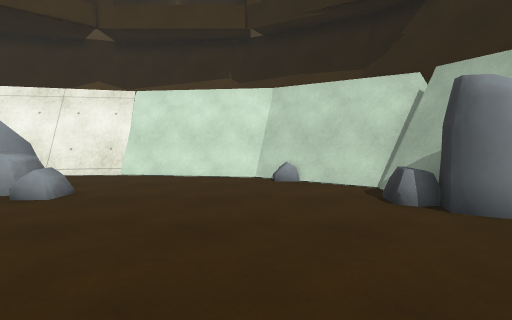
View 1 (above)

12 first-person views from a walk through a scene from a Unity 3-D project. The camera is 1.2 m above the floor, tilts 4° down and sees 80° across. The floor is counted in squares, 1 m on a side. Each view is taken from the middle of a square. On the plan, view 1 faces up. The plan holds only what a view shows up to about 13 squares ahead; the rest is blank. The place goes on beyond the plan. The player is left out. Some animated figures are not drawn. Some surface patterns are stand-ins.

View 2
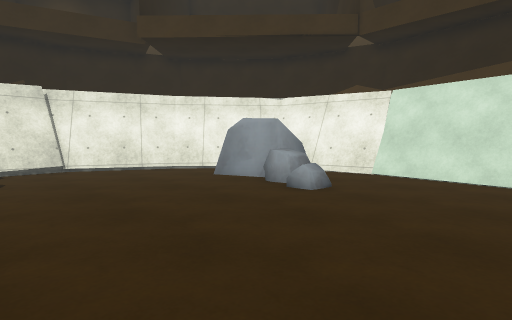

View 3
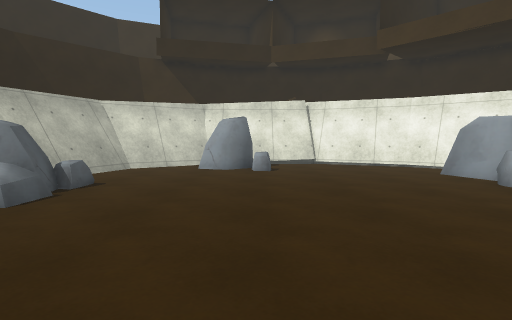

View 4
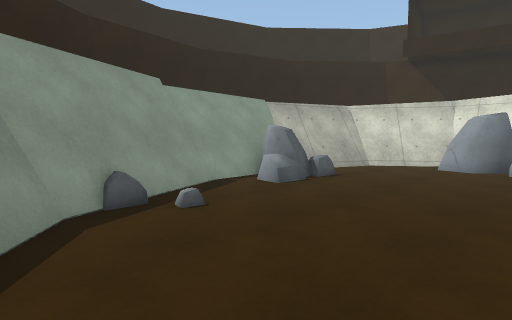

View 5
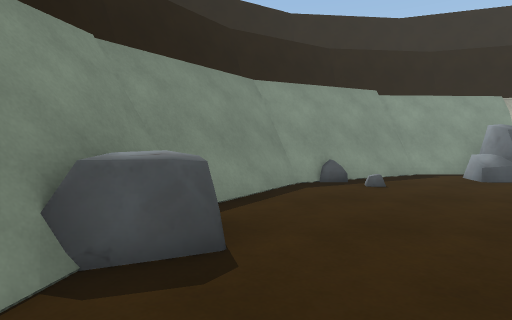

View 6
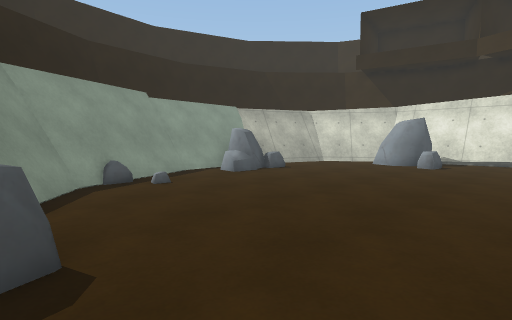

View 7
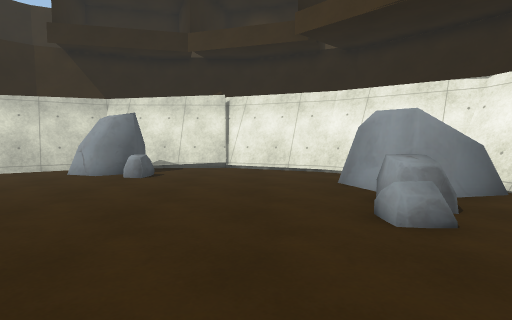

View 8
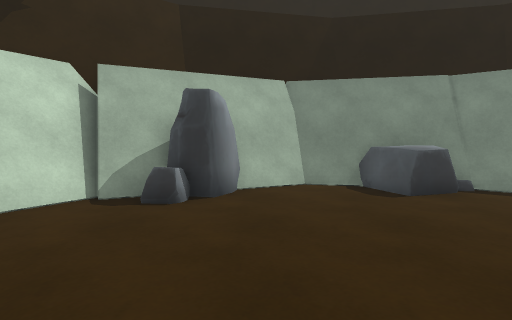

View 9
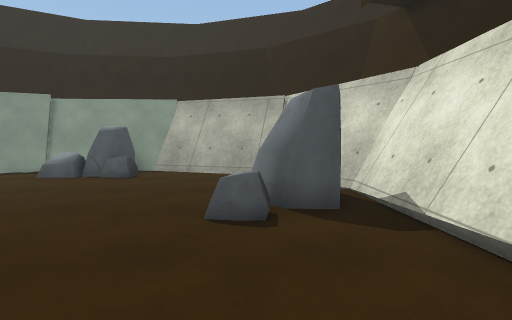

View 10
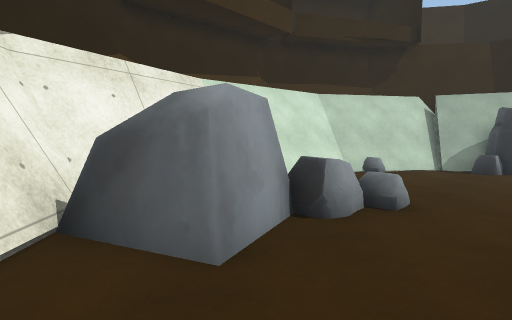

View 11
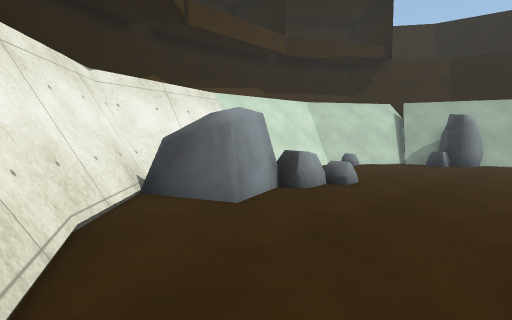

View 12
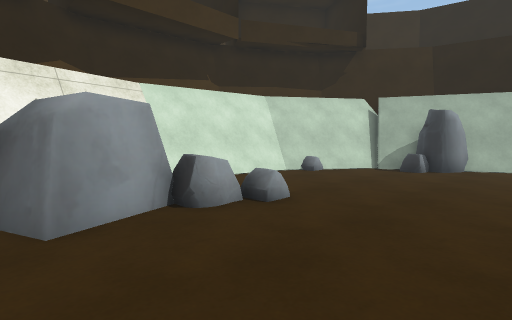

### Floor plan
Points are (right, up) in squares from view 1. A wall is a line through its corners. A room is listed if a view was taken in it or the views show most of it. See-through windows are left out.
Room 1 (views 1, 2, 3, 4, 5, 6, 7, 8, 9, 10, 11, 12)
walls: (-11.3, 6.7) (-13.1, 2.6) (-13, -2.4) (-10.7, -5.8) (-6.4, -7.3); (-11.5, 6.8) (-13.3, 2.7); (-2.1, -6.7) (2.2, -4.7) (4.7, -1.3) (5.6, 2.8) (4.7, 4.6); (-12.9, 2.7) (-12.8, -2.4) (-10.7, -5.5) (-6.3, -7); (-11.6, 6.8) (-13.5, 2.7); (-9, 9.5) (-11.5, 6.6); (4.2, 5.9) (3.5, 7.3); (0.3, -6.1) (2.7, -5); (4.5, 5.7) (3.7, 7.4); (1.4, 9.7) (0.5, 10.3); (-6.4, -7.1) (-1.9, -6.8) (2.4, -4.9) (5, -1.2); (4.9, -1.3) (5.5, 1.5); (5.5, 3.5) (4.9, 4.7); (4, 7.4) (0.2, 10) (-4.5, 10.6) (-8.7, 9.9); (-6.6, -7.3) (-1.8, -7.1); (4.1, 7.6) (0.3, 10.2) (-4.5, 10.9) (-8.8, 10.1) (-11.6, 6.7)
low walls: (-11, 6.4) (-12.6, 2.6) (-12.6, -2.4); (-4.4, 10.3) (-9, 9.5); (-3.5, -6.4) (-2.1, -6.3); (-11.1, 6.6) (-12.9, 2.7); (1.3, -4.6) (1.9, -4.3) (3.3, -2.4); (-2.3, -6.3) (0.6, -4.9); (0.7, 9.1) (0, 9.6) (-4.2, 10.2) (-7.2, 9.7); (-5, -6.5) (-3.9, -6.4); (3.4, -2.3) (4.2, -1.1); (3.3, 6.5) (3, 7.2); (-2.2, -6.5) (2, -4.5) (4.4, -1.2) (4.5, -0.7); (4.7, 1.3) (5.1, 2.7) (4.4, 4.1); (-8.5, 9.5) (-11.1, 6.4); (3.9, 5.9) (3.3, 7.2); (4.9, 1) (5.3, 2.8) (4.5, 4.5); (-8.8, 9.6) (-11.3, 6.5); (3.5, 7.2) (1.3, 8.8); (3.7, 7.4) (0.1, 9.8) (-4.5, 10.5) (-8.8, 9.7); (-12.3, -2.5) (-10.4, -5.2) (-6.3, -6.5) (-5.4, -6.5); (-12.7, -2.2) (-10.6, -5.4) (-6.1, -6.8) (-2.1, -6.6)
objects: rock (-12, -2) to (-10, 0); rock (-10, 0); rock (-9, 7) to (-6, 9); rock (-6, -6) to (-4, -6); rock (-6, -5) to (-5, -5); rock (-6, 6) to (-5, 7); rock (-4, -5); rock (3, 5) to (4, 5); rock (3, 6); rock (4, 0) to (4, 1)

Where each view was taken, in squares from view 1:
view 1: 0 up, 0 right, facing up
view 2: 0 up, 0 right, facing up-left
view 3: 0 up, 2 right, facing left
view 4: 1 up, 3 right, facing down-left
view 5: 4 up, 3 right, facing down
view 6: 4 up, 4 right, facing down-left
view 7: 4 up, 0 right, facing left
view 8: 4 up, 3 left, facing right
view 9: 5 up, 10 left, facing down
view 10: 4 up, 10 left, facing up-right
view 11: 2 up, 12 left, facing up-right
view 12: 2 up, 9 left, facing up-right
